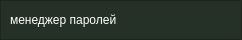
     <widget class="QFrame" name="frame_header">
      <property name="minimumSize">
       <size>
        <width>0</width>
        <height>40</height>
       </size>
      </property>
      <property name="maximumSize">
       <size>
        <width>16777215</width>
        <height>40</height>
       </size>
      </property>
      <property name="styleSheet">
       <string notr="true">background-color: rgba(37, 48, 38, 1);
color: rgba(255, 255, 255, 1);</string>
      </property>
      <property name="frameShape">
       <enum>QFrame::StyledPanel</enum>
      </property>
      <property name="frameShadow">
       <enum>QFrame::Raised</enum>
      </property>
      <layout class="QHBoxLayout" name="horizontalLayout_4">
       <property name="spacing">
        <number>2</number>
       </property>
       <property name="leftMargin">
        <number>0</number>
       </property>
       <property name="topMargin">
        <number>0</number>
       </property>
       <property name="rightMargin">
        <number>0</number>
       </property>
       <property name="bottomMargin">
        <number>0</number>
       </property>
       <item>
        <widget class="QLabel" name="label_7">
         <property name="text">
          <string/>
         </property>
         <property name="pixmap">
          <pixmap>../../prototype/icon.png</pixmap>
         </property>
        </widget>
       </item>
       <item>
        <widget class="QLabel" name="label_6">
         <property name="styleSheet">
          <string notr="true"/>
         </property>
         <property name="text">
          <string>менеджер паролей</string>
         </property>
        </widget>
       </item>
       <item>
        <spacer name="horizontalSpacer">
         <property name="orientation">
          <enum>Qt::Horizontal</enum>
         </property>
         <property name="sizeHint" stdset="0">
          <size>
           <width>40</width>
           <height>20</height>
          </size>
         </property>
        </spacer>
       </item>
       <item>
        <widget class="QPushButton" name="roll_up_btn">
         <property name="minimumSize">
          <size>
           <width>40</width>
           <height>0</height>
          </size>
         </property>
         <property name="maximumSize">
          <size>
           <width>40</width>
           <height>40</height>
          </size>
         </property>
         <property name="styleSheet">
          <string notr="true">QPushButton{
	background-color: rgba(216, 216, 216, 0.0);
border:none;
}

QPushButton:hover {
	background-color: rgba(197, 197, 197, 0.4);
border:none;
}

QPushButton:pressed {
	background-color: rgba(216, 216, 216, 0.2);
}</string>
         </property>
         <property name="text">
          <string/>
         </property>
         <property name="icon">
          <iconset>
           <normaloff>../images/line.png</normaloff>../images/line.png</iconset>
         </property>
        </widget>
       </item>
       <item>
        <widget class="QPushButton" name="exit_btn">
         <property name="minimumSize">
          <size>
           <width>40</width>
           <height>0</height>
          </size>
         </property>
         <property name="maximumSize">
          <size>
           <width>40</width>
           <height>40</height>
          </size>
         </property>
         <property name="styleSheet">
          <string notr="true">QPushButton{
	background-color: rgba(216, 216, 216, 0.0);
	border: none;
}

QPushButton:hover {
	background-color: rgb(182, 56, 7);
}

QPushButton:pressed {
	background-color: rgba(182, 56, 7, 0.4);
}</string>
         </property>
         <property name="text">
          <string/>
         </property>
         <property name="icon">
          <iconset>
           <normaloff>../images/exit.png</normaloff>../images/exit.png</iconset>
         </property>
        </widget>
       </item>
      </layout>
     </widget>
